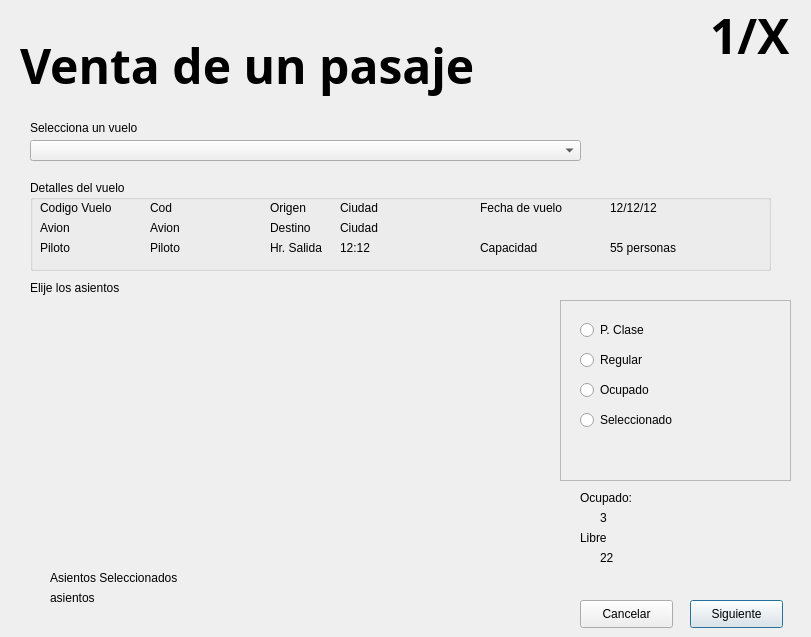
<?xml version="1.0" encoding="UTF-8"?>
<ui version="4.0">
 <class>Dialog</class>
 <widget class="QDialog" name="Dialog">
  <property name="geometry">
   <rect>
    <x>0</x>
    <y>0</y>
    <width>811</width>
    <height>637</height>
   </rect>
  </property>
  <property name="windowTitle">
   <string>Dialog</string>
  </property>
  <widget class="QLabel" name="label">
   <property name="geometry">
    <rect>
     <x>20</x>
     <y>30</y>
     <width>561</width>
     <height>71</height>
    </rect>
   </property>
   <property name="font">
    <font>
     <family>Source Sans Pro Black</family>
     <pointsize>36</pointsize>
     <weight>75</weight>
     <bold>true</bold>
    </font>
   </property>
   <property name="text">
    <string>Venta de un pasaje</string>
   </property>
  </widget>
  <widget class="QLabel" name="label_2">
   <property name="geometry">
    <rect>
     <x>710</x>
     <y>0</y>
     <width>131</width>
     <height>71</height>
    </rect>
   </property>
   <property name="font">
    <font>
     <family>Source Sans Pro Black</family>
     <pointsize>36</pointsize>
     <weight>75</weight>
     <bold>true</bold>
    </font>
   </property>
   <property name="text">
    <string>1/X</string>
   </property>
  </widget>
  <widget class="QPushButton" name="pushButton">
   <property name="geometry">
    <rect>
     <x>690</x>
     <y>600</y>
     <width>93</width>
     <height>28</height>
    </rect>
   </property>
   <property name="text">
    <string>Siguiente</string>
   </property>
  </widget>
  <widget class="QPushButton" name="pushButton_2">
   <property name="geometry">
    <rect>
     <x>580</x>
     <y>600</y>
     <width>93</width>
     <height>28</height>
    </rect>
   </property>
   <property name="text">
    <string>Cancelar</string>
   </property>
  </widget>
  <widget class="QLabel" name="label_3">
   <property name="geometry">
    <rect>
     <x>30</x>
     <y>120</y>
     <width>271</width>
     <height>16</height>
    </rect>
   </property>
   <property name="text">
    <string>Selecciona un vuelo</string>
   </property>
  </widget>
  <widget class="QComboBox" name="comboBox">
   <property name="geometry">
    <rect>
     <x>30</x>
     <y>140</y>
     <width>551</width>
     <height>21</height>
    </rect>
   </property>
  </widget>
  <widget class="QGroupBox" name="groupBox">
   <property name="geometry">
    <rect>
     <x>30</x>
     <y>180</y>
     <width>741</width>
     <height>91</height>
    </rect>
   </property>
   <property name="title">
    <string>Detalles del vuelo</string>
   </property>
   <widget class="QLabel" name="label_6">
    <property name="geometry">
     <rect>
      <x>10</x>
      <y>20</y>
      <width>101</width>
      <height>16</height>
     </rect>
    </property>
    <property name="text">
     <string>Codigo Vuelo</string>
    </property>
   </widget>
   <widget class="QLabel" name="label_9">
    <property name="geometry">
     <rect>
      <x>10</x>
      <y>40</y>
      <width>101</width>
      <height>16</height>
     </rect>
    </property>
    <property name="text">
     <string>Avion</string>
    </property>
   </widget>
   <widget class="QLabel" name="label_4">
    <property name="geometry">
     <rect>
      <x>10</x>
      <y>60</y>
      <width>55</width>
      <height>16</height>
     </rect>
    </property>
    <property name="text">
     <string>Piloto</string>
    </property>
   </widget>
   <widget class="QLabel" name="label_5">
    <property name="geometry">
     <rect>
      <x>240</x>
      <y>20</y>
      <width>55</width>
      <height>16</height>
     </rect>
    </property>
    <property name="text">
     <string>Origen</string>
    </property>
   </widget>
   <widget class="QLabel" name="label_7">
    <property name="geometry">
     <rect>
      <x>240</x>
      <y>40</y>
      <width>55</width>
      <height>16</height>
     </rect>
    </property>
    <property name="text">
     <string>Destino</string>
    </property>
   </widget>
   <widget class="QLabel" name="label_10">
    <property name="geometry">
     <rect>
      <x>240</x>
      <y>60</y>
      <width>241</width>
      <height>16</height>
     </rect>
    </property>
    <property name="text">
     <string>Hr. Salida</string>
    </property>
   </widget>
   <widget class="QLabel" name="label_11">
    <property name="geometry">
     <rect>
      <x>450</x>
      <y>20</y>
      <width>131</width>
      <height>16</height>
     </rect>
    </property>
    <property name="text">
     <string>Fecha de vuelo</string>
    </property>
   </widget>
   <widget class="QLabel" name="label_12">
    <property name="geometry">
     <rect>
      <x>450</x>
      <y>60</y>
      <width>111</width>
      <height>16</height>
     </rect>
    </property>
    <property name="text">
     <string>Capacidad</string>
    </property>
   </widget>
   <widget class="QLabel" name="codVuelo">
    <property name="geometry">
     <rect>
      <x>120</x>
      <y>20</y>
      <width>55</width>
      <height>16</height>
     </rect>
    </property>
    <property name="text">
     <string>Cod</string>
    </property>
   </widget>
   <widget class="QLabel" name="codAvion">
    <property name="geometry">
     <rect>
      <x>120</x>
      <y>40</y>
      <width>55</width>
      <height>16</height>
     </rect>
    </property>
    <property name="text">
     <string>Avion</string>
    </property>
   </widget>
   <widget class="QLabel" name="codPiloto">
    <property name="geometry">
     <rect>
      <x>120</x>
      <y>60</y>
      <width>55</width>
      <height>16</height>
     </rect>
    </property>
    <property name="text">
     <string>Piloto</string>
    </property>
   </widget>
   <widget class="QLabel" name="Ciudadlbl">
    <property name="geometry">
     <rect>
      <x>310</x>
      <y>20</y>
      <width>55</width>
      <height>16</height>
     </rect>
    </property>
    <property name="text">
     <string>Ciudad</string>
    </property>
   </widget>
   <widget class="QLabel" name="ciudadlbl2">
    <property name="geometry">
     <rect>
      <x>310</x>
      <y>40</y>
      <width>55</width>
      <height>16</height>
     </rect>
    </property>
    <property name="text">
     <string>Ciudad</string>
    </property>
   </widget>
   <widget class="QLabel" name="horatmp">
    <property name="geometry">
     <rect>
      <x>310</x>
      <y>60</y>
      <width>55</width>
      <height>16</height>
     </rect>
    </property>
    <property name="text">
     <string>12:12</string>
    </property>
   </widget>
   <widget class="QLabel" name="fechtmp">
    <property name="geometry">
     <rect>
      <x>580</x>
      <y>20</y>
      <width>55</width>
      <height>16</height>
     </rect>
    </property>
    <property name="text">
     <string>12/12/12</string>
    </property>
   </widget>
   <widget class="QLabel" name="capacidad">
    <property name="geometry">
     <rect>
      <x>580</x>
      <y>60</y>
      <width>131</width>
      <height>16</height>
     </rect>
    </property>
    <property name="text">
     <string>55 personas</string>
    </property>
   </widget>
  </widget>
  <widget class="QLabel" name="label_8">
   <property name="geometry">
    <rect>
     <x>30</x>
     <y>280</y>
     <width>291</width>
     <height>16</height>
    </rect>
   </property>
   <property name="text">
    <string>Elije los asientos</string>
   </property>
  </widget>
  <widget class="QLabel" name="label_13">
   <property name="geometry">
    <rect>
     <x>50</x>
     <y>570</y>
     <width>271</width>
     <height>16</height>
    </rect>
   </property>
   <property name="text">
    <string>Asientos Seleccionados</string>
   </property>
  </widget>
  <widget class="QLabel" name="asientos">
   <property name="geometry">
    <rect>
     <x>50</x>
     <y>590</y>
     <width>55</width>
     <height>16</height>
    </rect>
   </property>
   <property name="text">
    <string>asientos</string>
   </property>
  </widget>
  <widget class="QLabel" name="label_14">
   <property name="geometry">
    <rect>
     <x>580</x>
     <y>490</y>
     <width>101</width>
     <height>16</height>
    </rect>
   </property>
   <property name="text">
    <string>Ocupado:</string>
   </property>
  </widget>
  <widget class="QLabel" name="label_15">
   <property name="geometry">
    <rect>
     <x>580</x>
     <y>530</y>
     <width>111</width>
     <height>16</height>
    </rect>
   </property>
   <property name="text">
    <string>Libre</string>
   </property>
  </widget>
  <widget class="QLabel" name="label_16">
   <property name="geometry">
    <rect>
     <x>600</x>
     <y>510</y>
     <width>55</width>
     <height>16</height>
    </rect>
   </property>
   <property name="text">
    <string>3</string>
   </property>
  </widget>
  <widget class="QLabel" name="label_17">
   <property name="geometry">
    <rect>
     <x>600</x>
     <y>550</y>
     <width>55</width>
     <height>16</height>
    </rect>
   </property>
   <property name="text">
    <string>22</string>
   </property>
  </widget>
  <widget class="QFrame" name="frame">
   <property name="geometry">
    <rect>
     <x>560</x>
     <y>300</y>
     <width>231</width>
     <height>181</height>
    </rect>
   </property>
   <property name="frameShape">
    <enum>QFrame::StyledPanel</enum>
   </property>
   <property name="frameShadow">
    <enum>QFrame::Raised</enum>
   </property>
   <widget class="QRadioButton" name="radioButton">
    <property name="geometry">
     <rect>
      <x>20</x>
      <y>20</y>
      <width>95</width>
      <height>20</height>
     </rect>
    </property>
    <property name="text">
     <string>P. Clase</string>
    </property>
   </widget>
   <widget class="QRadioButton" name="radioButton_2">
    <property name="geometry">
     <rect>
      <x>20</x>
      <y>50</y>
      <width>95</width>
      <height>20</height>
     </rect>
    </property>
    <property name="text">
     <string>Regular</string>
    </property>
   </widget>
   <widget class="QRadioButton" name="radioButton_3">
    <property name="geometry">
     <rect>
      <x>20</x>
      <y>80</y>
      <width>95</width>
      <height>20</height>
     </rect>
    </property>
    <property name="text">
     <string>Ocupado</string>
    </property>
   </widget>
   <widget class="QRadioButton" name="radioButton_4">
    <property name="geometry">
     <rect>
      <x>20</x>
      <y>110</y>
      <width>111</width>
      <height>20</height>
     </rect>
    </property>
    <property name="text">
     <string>Seleccionado</string>
    </property>
   </widget>
  </widget>
 </widget>
 <resources/>
 <connections/>
</ui>
